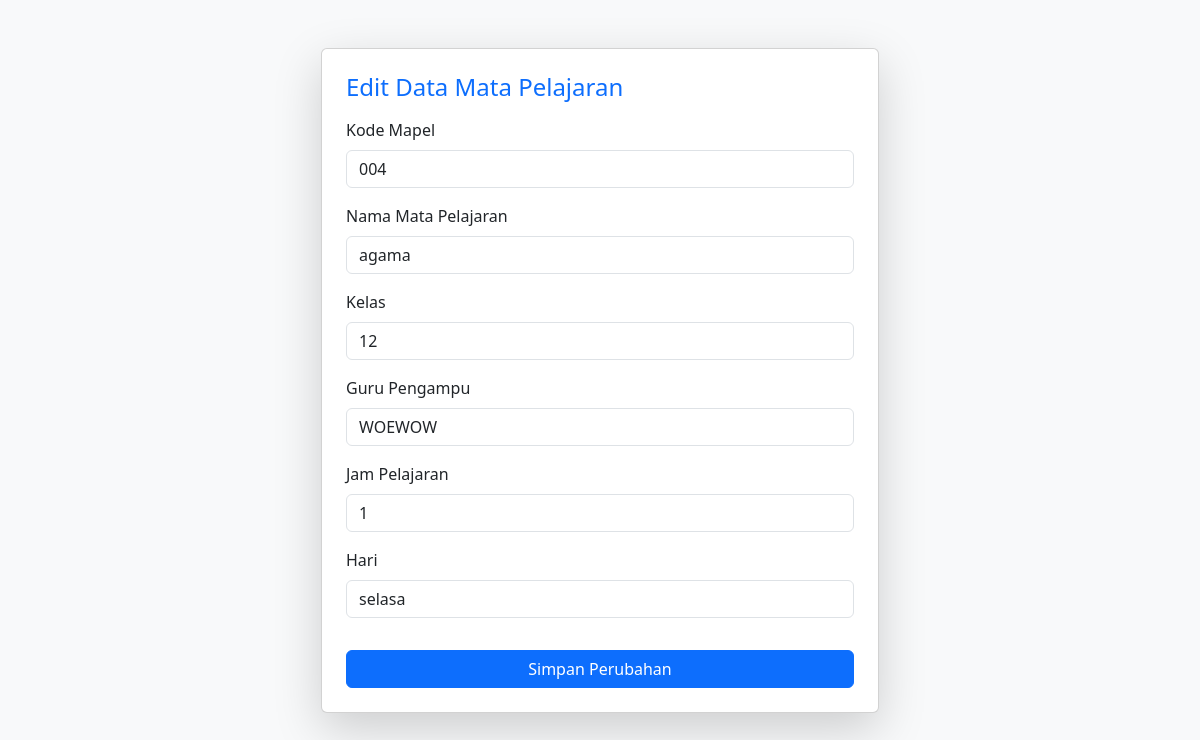
/Views/editmapel.php?id=2, run on the app's committed database.
### tables this page shows
CREATE TABLE `class_mapel` (
  `id_mapel` int(11) NOT NULL,
  `nama_mapel` varchar(50) NOT NULL,
  `kode_mapel` varchar(20) NOT NULL,
  `kelas` varchar(20) NOT NULL,
  `guru_pengampungan` varchar(50) NOT NULL,
  `jam_pelajaran` varchar(20) NOT NULL,
  `hari` varchar(10) NOT NULL,
  `id_siswa` int(11) NOT NULL,
  `id_guru` int(11) NOT NULL
);

### Models/m_koneksi.php (called while the page is built, shortened)
<?php
class m_koneksi {
    private $host = "localhost";
    private $user = "root";
    private $pass = "";
    private $db   = "jadwal_sekolah";
    protected $koneksi;
    public function __construct() {
        $this->koneksi = mysqli_connect($this->host, $this->user, $this->pass, $this->db);
    }
    public function getKoneksi() {
        return $this->koneksi;
    }
}
?>

### Models/m_mapel.php (called while the page is built, shortened)
<?php
include "m_koneksi.php";
class m_mapel {
    private $koneksi;
    public function __construct() {
        $db = new m_koneksi();
        $this->koneksi = $db->getKoneksi();
    }
    public function tampil_data_by_id($id_mapel)
{
    $query = "SELECT * FROM class_mapel WHERE id_mapel = '$id_mapel'";
    return $this->koneksi->query($query);
}
}
?>

### Views/editmapel.php (the view, shortened to what this page needs)
<?php
include "../Models/m_mapel.php";
$mapel = new m_mapel();
$id = $_GET['id'];
$data = $mapel->tampil_data_by_id($id);
$d = $data->fetch_assoc();
?>
<!DOCTYPE html>
<html lang="id">
<head>
    <link href="https://cdn.jsdelivr.net/npm/bootstrap@5.3.2/dist/css/bootstrap.min.css" rel="stylesheet">
</head>
<body class="bg-light">
<div class="container mt-5">
    <div class="col-md-6 mx-auto">
        <div class="card shadow-lg">
            <div class="card-body p-4">
                <h4 class="mb-3 text-primary">Edit Data Mata Pelajaran</h4>
                <form action="../Controllers/c_mapel.php?aksi=edit" method="POST">
                    <div class="mb-3">
                        <label class="form-label">Kode Mapel</label>
                        <input type="text" name="kode_mapel" value="<?= $d['kode_mapel']; ?>" class="form-control" required>
                    </div>
                    <div class="mb-3">
                        <label class="form-label">Nama Mata Pelajaran</label>
                        <input type="text" name="nama_mapel" value="<?= $d['nama_mapel']; ?>" class="form-control" required>
                    </div>
                    <div class="mb-3">
                        <label class="form-label">Kelas</label>
                        <input type="text" name="kelas" value="<?= $d['kelas']; ?>" class="form-control" required>
                    </div>
                    <div class="mb-3">
                        <label class="form-label">Guru Pengampu</label>
                        <input type="text" name="guru_pengampungan" value="<?= $d['guru_pengampungan']; ?>" class="form-control" required>
                    </div>
                    <div class="mb-3">
                        <label class="form-label">Jam Pelajaran</label>
                        <input type="text" name="jam_pelajaran" value="<?= $d['jam_pelajaran']; ?>" class="form-control" required>
                    </div>
                    <div class="mb-3">
                        <label class="form-label">Hari</label>
                        <input type="text" name="hari" value="<?= $d['hari']; ?>" class="form-control" required>
                    </div>
                    <button type="submit" class="btn btn-primary w-100 mt-3">Simpan Perubahan</button>
                </form>
            </div>
        </div>
    </div>
</div>
</body>
</html>

### data on the page
class_mapel: kode_mapel "004", nama_mapel "agama", kelas "12", guru_pengampungan "WOEWOW", jam_pelajaran "1", hari "selasa"
